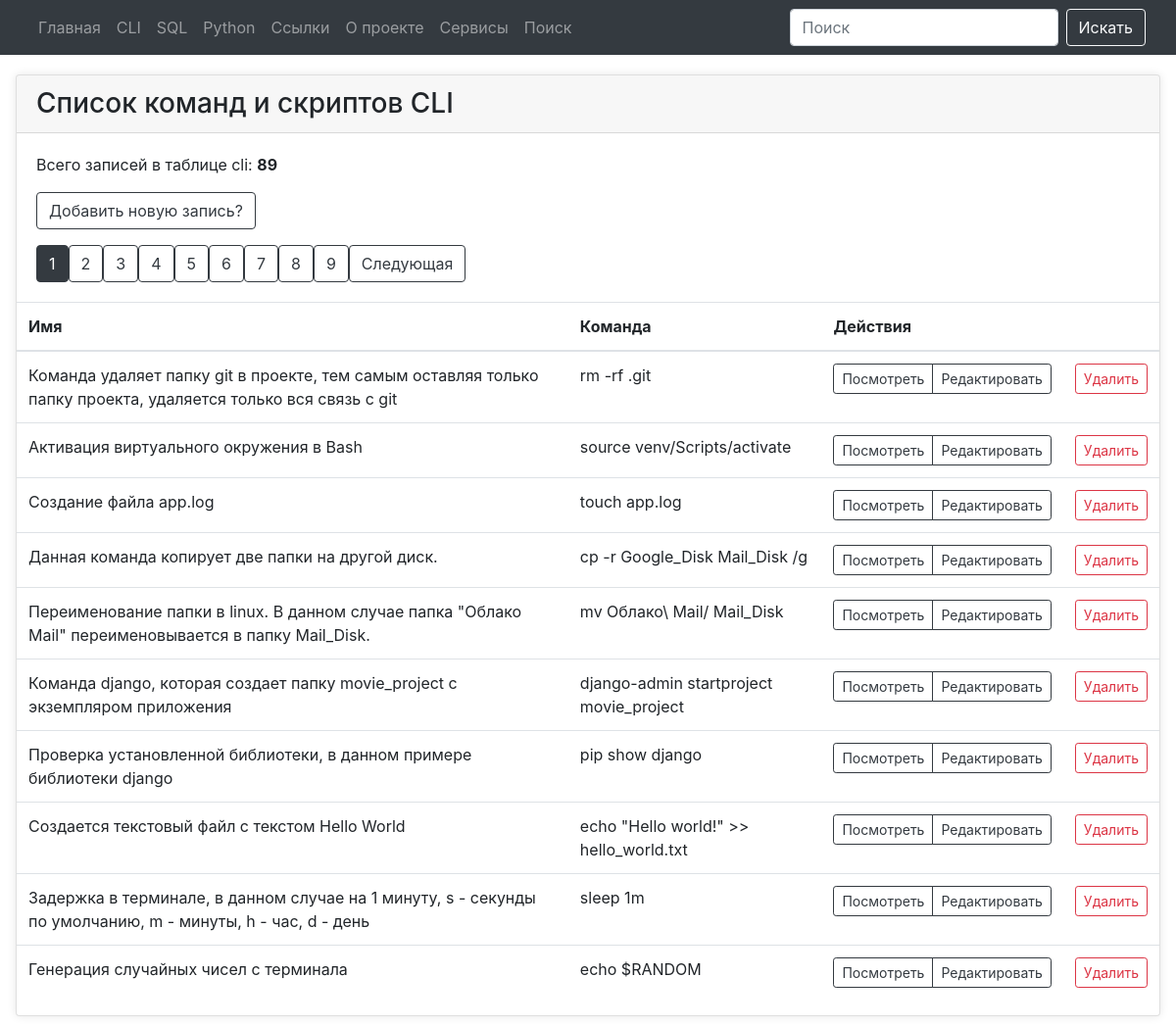
Page /cli on the earlier database version.
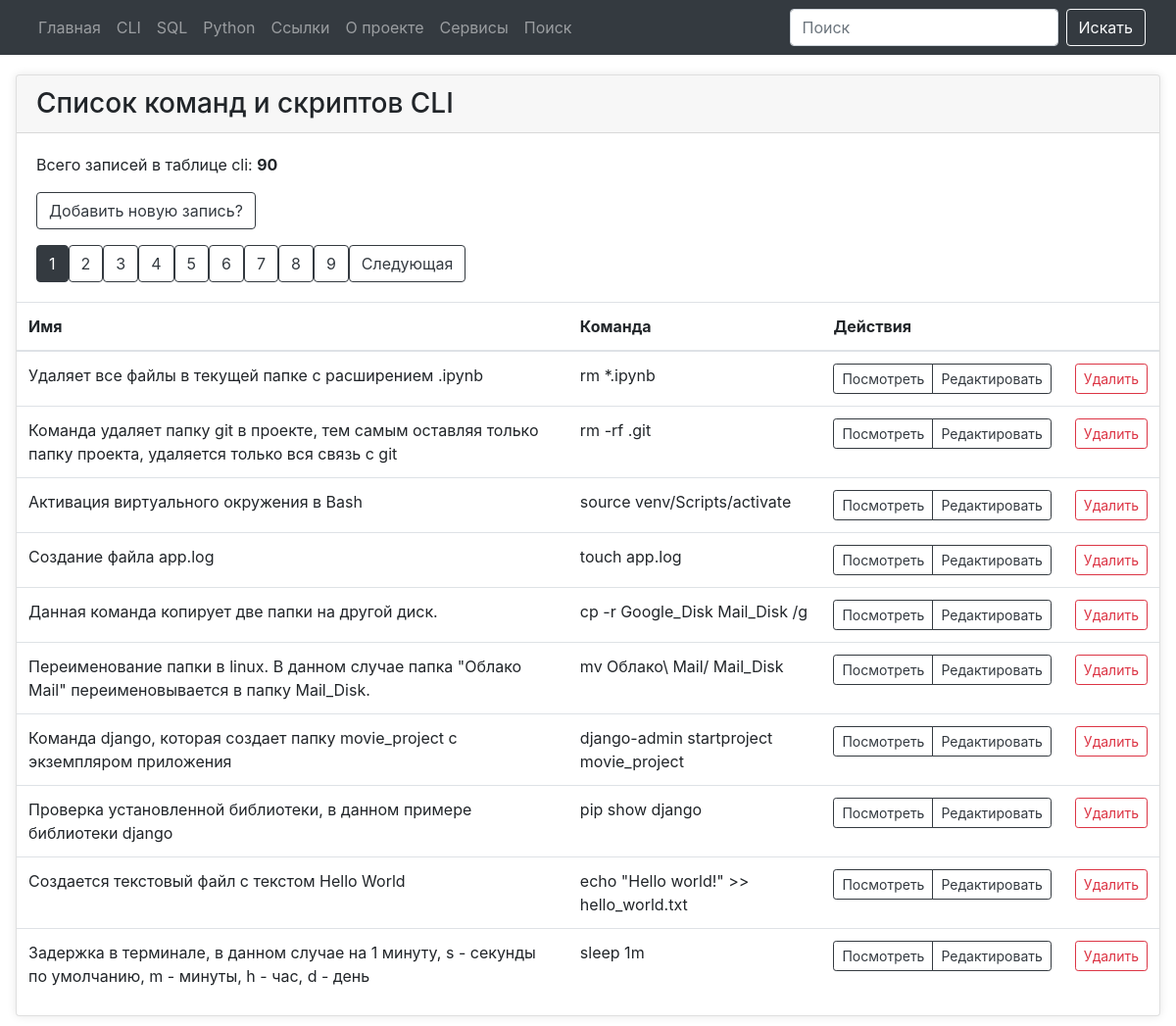
Same page on the later database version.
### tables this page shows
CREATE TABLE "cli" (
  "cli_id" INTEGER PRIMARY KEY AUTOINCREMENT,
  "cli_command" TEXT NOT NULL,
  "cli_name" TEXT NOT NULL,
  "cli_date_add" TIMESTAMP DEFAULT CURRENT_TIMESTAMP,
  "cli_date_edit" TEXT
);

### modules/cli/cli_posts.py (the view)
@bp.route("/cli")
def cli_posts():
    page = request.args.get('page', 1, type=int)
    conn = connect.get_db_connection()
    cur = conn.cursor()
    cli_list_count = int(cur.execute("SELECT COUNT(*) FROM cli").fetchone()[0])
    offset = (page - 1) * PER_PAGE
    cli_list = conn.execute(
        "SELECT * FROM cli ORDER BY 1 DESC LIMIT ? OFFSET ?",
        (PER_PAGE, offset)
    ).fetchall()
    conn.close()
    total_pages = (cli_list_count + PER_PAGE - 1) // PER_PAGE
    return render_template("cli/cli_posts.html",
                           cli_list=cli_list,
                           cli_list_count=cli_list_count,
                           page=page,
                           total_pages=total_pages,
                           )

### modules/connect.py (called while the page is built)
def get_db_connection():
    db_path = os.path.join(BASE_DIR, '../database.db')
    conn = sqlite3.connect(db_path)
    conn.row_factory = sqlite3.Row
    return conn

### templates/cli/cli_posts.html (shortened to what this page needs)
{% extends "base.html" %} {% block title %}Команды CLI{% endblock %} {% block content %}
<div class="card mb-4">
   <div class="card-header h3">Список команд и скриптов CLI</div>
   <div class="card-body">
      <p class="card-text">
         Всего записей в таблице cli: <b>{{ cli_list_count }}</b></p>
      <a href="{{ url_for('add_cli_post.add_cli_post') }}" class="btn btn-outline-dark"></i>
         Добавить новую
         запись?</a>
      <div class="pagination">
         {% for p in range(1, total_pages + 1) %}
         <a href="{{ url_for('cli_posts.cli_posts', page=p) }}"
            class="btn btn-outline-dark {% if p == page %}active{% endif %}">{{ p }}</a>
         {% endfor %}
         {% if page < total_pages %} <a href="{{ url_for('cli_posts.cli_posts', page=page+1) }}"
            class="btn btn-outline-dark">Следующая</a>
            {% endif %}
      </div>
   </div>
   <table class="table">
      <thead>
         <tr>
            <th>Имя</th>
            <th>Команда</th>
            <th colspan="2">Действия</th>
         </tr>
      </thead>
      <tbody>
         {% for cli_list in cli_list %}
         <tr>
            <td>{{ cli_list['cli_name'] }}</td>
            <td>{{ cli_list['cli_command'] }}</td>
            <td>
               <div class="btn-group" role="group" aria-label="Действия">
                  <a href="{{ url_for('get_view_cli_post.get_view_cli_post', cli_id=cli_list['cli_id']) }}"
                     class="btn btn-outline-dark btn-sm">
                     Посмотреть
                  </a>
                  <a href="{{ url_for('edit_cli_post.edit_cli_post', cli_id=cli_list['cli_id']) }}"
                     class="btn btn-outline-dark btn-sm">
                     Редактировать
                  </a>
               </div>
            </td>
            <td>
               <form action="{{ url_for('delete_cli_post.delete_cli_post', cli_id=cli_list['cli_id'])}}" method="POST"
                  class="d-inline">
                  <button type="submit" class="btn btn-outline-danger btn-sm"
                     onclick="return confirm('Вы точно уверены что хотите удалить запись?')">
                     Удалить
                  </button>
               </form>
            </td>
         </tr>
         {% endfor %}
      </tbody>
   </table>
</div>
{% endblock %}

### templates/base.html (shortened to what this page needs)
<!doctype html>
<html>
<head>
	<link href="{{ url_for('static', filename='styles.css') }}" rel="stylesheet">
    <link href="https://stackpath.bootstrapcdn.com/bootstrap/4.5.2/css/bootstrap.min.css" rel="stylesheet">
</head>
<body>
    {% include 'navbar.html' %}
    <div class="main">
        {% block content %}
        {% endblock %}
     </div>
</body>
</html>

### templates/navbar.html (shortened to what this page needs)
<nav class="navbar navbar-expand-lg navbar-dark bg-dark">
    <div class="container-fluid">
      <div class="collapse navbar-collapse" id="navbarNav">
        <ul class="navbar-nav">
          <li class="nav-item">
            <a class="nav-link" href="{{ url_for('index.index') }}">Главная</a>
          </li>
          <li class="nav-item">
            <a class="nav-link" href="{{ url_for('cli_posts.cli_posts') }}">CLI</a>
          </li>
          <li class="nav-item">
            <a class="nav-link" href="{{ url_for('sql_list_commands.sql_list_commands') }}">SQL</a>
          </li>
          <li class="nav-item">
            <a class="nav-link" href="{{ url_for('python_list_commands.python_list_commands') }}">Python</a>
          </li>
          <li class="nav-item">
            <a class="nav-link" href="{{ url_for('link_list_commands.link_list_commands') }}">Ссылки</a>
          </li>
          <li class="nav-item">
            <a class="nav-link" href="{{ url_for('about.about_list') }}">О проекте</a>
          </li>
          <li class="nav-item">
            <a class="nav-link" href="{{ url_for('services.services') }}">Сервисы</a>
          </li>
          <li class="nav-item">
            <a class="nav-link" href="{{ url_for('search.search') }}">Поиск</a>
          </li>
        </ul>
      </div>
      <form class="d-flex" action="/search" method="post" role="search">
        <input class="form-control me-2 mr-2" type="text" placeholder="Поиск" aria-label="Search" name="search_term" id="search_term" required>
        <button class="btn btn-outline-light" type="submit">Искать</button>
      </form>
    </div>
  </nav>

### static/styles.css (style rules this page uses)
body { background-color: #f8f9fa; }
.navbar { margin-bottom: 20px; }
.card { border: none; box-shadow: 0 0 10px rgba(0, 0, 0, 0.1); }
.form-control { border-radius: 20px; }
.card { margin: 1rem; }

Differences in the rows shown:
no longer on this page (row unchanged): cli: cli_name "Генерация случайных чисел с терминала", cli_command "echo $RANDOM"
added cli: cli_name "Удаляет все файлы в текущей папке с расширением .ipynb", cli_command "rm *.ipynb"
Other differences:
{{ cli_list_count }}: "89" → "90"
